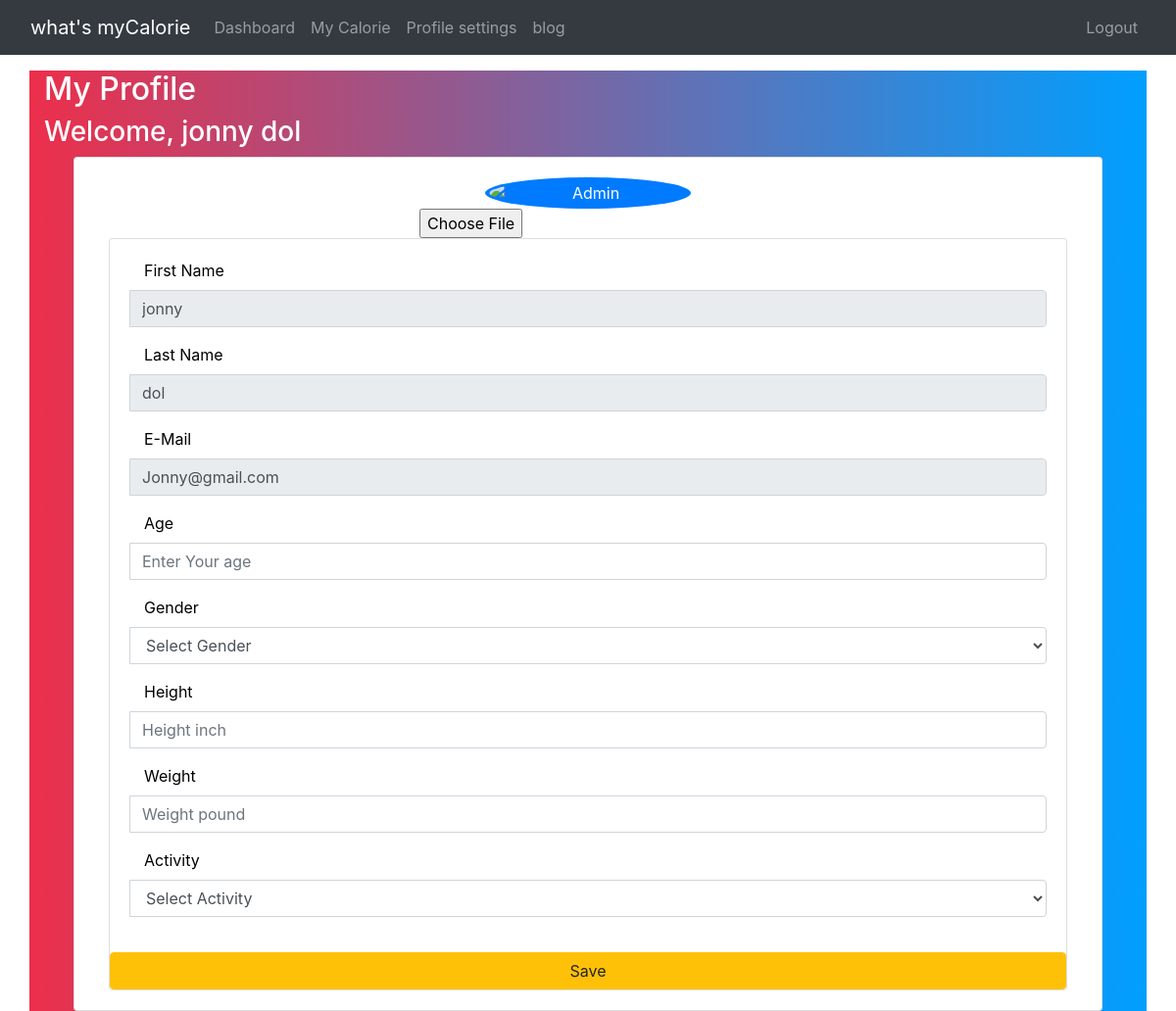
Screenshot of /user-profile (signed in) with the database file from the repository.
### my_calorie_app/models.py (models this page shows, shortened)
class User(models.Model):
    firstname = models.CharField(max_length=255)
    lastname = models.CharField(max_length=255)
    email = models.EmailField(max_length=200,unique=True)
    password = models.CharField(max_length=255)
    created_at = models.DateTimeField(auto_now_add=True)
    updated_at = models.DateTimeField(auto_now=True)
    objects = UserManager()

### my_calorie_app/views.py (the view)
# urls.py: path('user-profile', views.User_Profile),
def User_Profile(request):
    images = Picture.objects.all()
    context = {
        'images': images,
        'userlogged': User.objects.get(id = request.session['loginID'])
    }
    return render(request, 'Profile.html', context)

### my_calorie_app/templates/Profile.html (shortened to what this page needs)
<!DOCTYPE html>
<html lang="en">
<head>
    <link rel="stylesheet" href="https://cdn.jsdelivr.net/npm/bootstrap@4.6.0/dist/css/bootstrap.min.css">
    <link hrel="font-awesome.min.css" rel="stylesheet"> {% load static %}
    <link rel="stylesheet" href="{% static 'css/style_profile.css' %}">
</head>
<body>
    {% include 'partials/nav.html' %}
    <div class="container" id=areaB>
        <h2>My Profile </h2>
        <h3> Welcome, {{userlogged.firstname}} {{userlogged.lastname}}</h3>
        <div class="container">
            <div class="col-lg-12">
                <div class="card">
                    <div class="card-body">
                        <div class="d-flex flex-column align-items-center text-center">
                            <img src="https://bootdey.com/img/Content/avatar/avatar6.png" alt="Admin" name='profile_pic' class="rounded-circle p-1 bg-primary" width="210">
                            <input type="file" name='image'>
                        </div>
                        <form action="/add-profile" method="post" id="contact_form" enctype="multipart/form-data">
                            <div>
                                <div class="col-lg-12">
                                    <div class="card">
                                        <div class="card-body">
                                            <div class="form-group">
                                                <label class="col control-label">First Name</label>
                                                <div class="input-group">
                                                    <input name="firstname" placeholder="{{userlogged.firstname}}" value="{{userlogged.firstname}}" class="form-control" type="text" readonly>
                                                </div>
                                            </div>
                                            <div class="form-group">
                                                <label class="col-md-4 control-label">Last Name</label>
                                                <div class="input-group">
                                                    <input name="lastname" placeholder="{{userlogged.lastname}}" value="{{userlogged.lastname}}" class="form-control" type="text" readonly>
                                                </div>
                                            </div>
                                            <div class="form-group">
                                                <label class="col-md-4 control-label">E-Mail</label>
                                                <div class="input-group">
                                                    <input name="email" placeholder="{{userlogged.email}}" value="{{userlogged.email}}" class="form-control" type="text" readonly>
                                                </div>
                                            </div>
                                            <div class="form-group">
                                                <label class="col-md-4 control-label">Age</label>
                                                <div class="input-group">
                                                    <input name="age" placeholder="Enter Your age" class="form-control" type="number">
                                                </div>
                                            </div>
                                            <div class="form-group">
                                                <label class="col-md-4 control-label">Gender</label>
                                                <div class="input-group">
                                                    <select name="gender" class="form-control selectpicker">
                                                                    <option value="">Select Gender</option>
                                                             </select>
                                                </div>
                                            </div>
                                            <div class="form-group">
                                                <label class="col-md-4 control-label">Height</label>
                                                <div class="input-group">
                                                    <input name="height" placeholder="Height inch" class="form-control" type="Text">
                                                </div>
                                            </div>
                                            <div class="form-group">
                                                <label class="col-md-4 control-label">Weight</label>
                                                <div class="input-group">
                                                    <input name="weight" placeholder="Weight pound" class="form-control" type="Text">
                                                </div>
                                            </div>
                                            <div class="form-group">
                                                <label class="col-md-7 control-label">Activity</label>
                                                <div class="input-group">
                                                    <select name="activity" class="form-control selectpicker">
                                                                    <option value="">Select Activity</option>
                                                                </select>
                                                </div>
                                            </div>
                                        </div>
                                        <button type="submit" class="btn btn-warning"> Save </a></button>
                                    </div>
                                </div>
                            </div>
                        </form>
                    </div>
                </div>
            </div>
        </div>
    </div>
</body>
</html>

### my_calorie_app/static/css/style_profile.css (style rules this page uses)
#areaB { background: linear-gradient(to right, #ec2F4B, #009FFF); color: white; }
.control-label { color: black; }

### rows the page displays
User: firstname "jonny", lastname "dol", email "Jonny@gmail.com"
